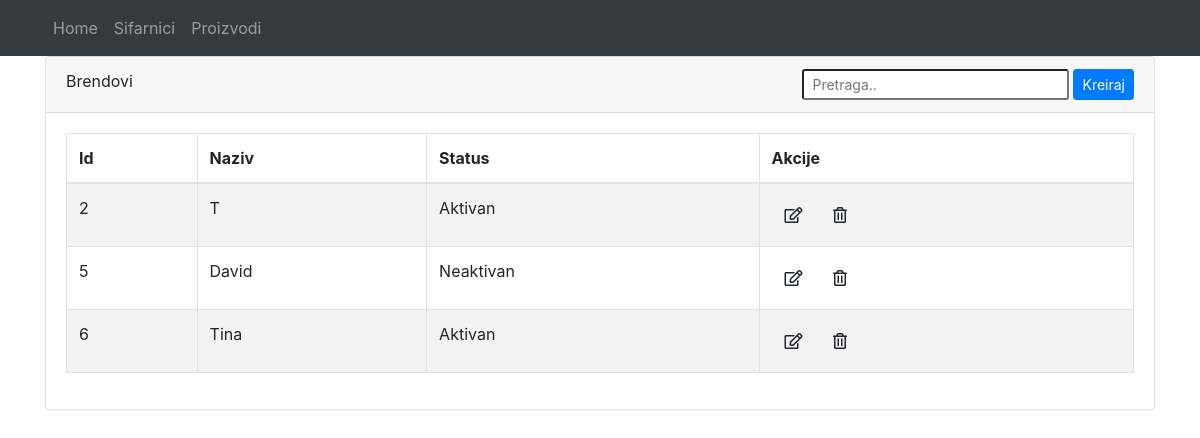
The page /brendovi/br.php on the database as committed earlier.
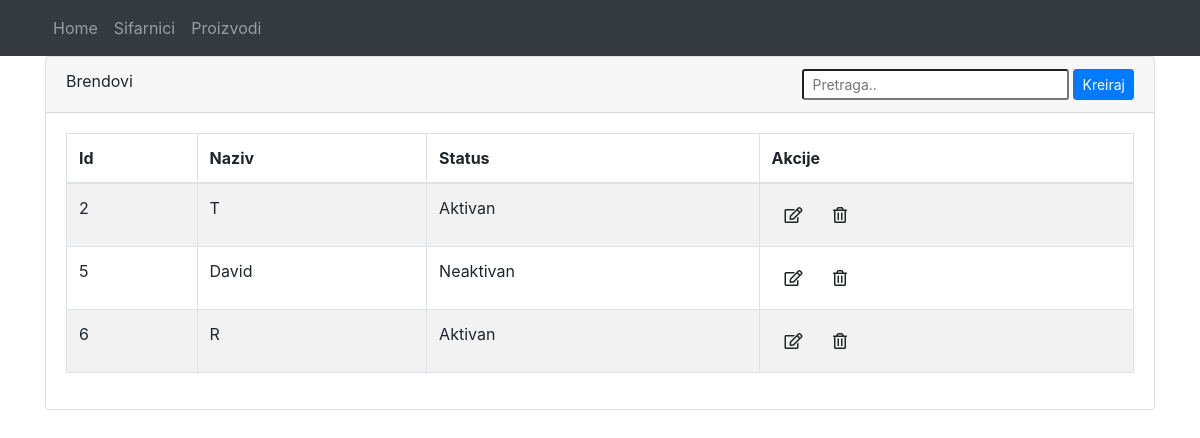
The same page on the database as committed later.
### tables this page shows
CREATE TABLE `brendovi` (
  `id` int(11) NOT NULL,
  `naziv` varchar(250) NOT NULL,
  `status` int(11) NOT NULL
);

### brendovi/br.php (the view, shortened to what this page needs)
<!DOCTYPE html>
<html>
<head>
	<link rel="stylesheet" type="text/css" href="../css/style.css">
	<link rel="stylesheet" type="text/css" href="../css/brendovi.css">
	<link rel="stylesheet" type="text/css" href="../css/all.min.css">
	<link rel="stylesheet" type="text/css" href="../css/bootstrap.min.css">
</head>
<body>
	<header>
		<nav class="navbar navbar-expand-lg navbar-dark bg-dark">
			<div class="container">
				<div class="collapse navbar-collapse" id="navbarSupportedContent">
				    <ul class="navbar-nav">
				      <li class="nav-item">
				        <a class="nav-link" href="../index.php">Home</a>
				      </li>
				      <li class="nav-item dropdown">
				        <a class="nav-link collapse-toggle" href="#" id="navbarDropdown" role="button" data-toggle="dropdown" aria-haspopup="true" aria-expanded="false">
				          Sifarnici
				        </a>
				      </li>
				       <li class="nav-item">
				        <a class="nav-link" href="../proizvodi/pr.php">Proizvodi</a>
				      </li>
				    </ul>
			  	</div>
			</div>
		</nav>
	</header>
	<?php require_once '../db/actionbr.php'; ?>
	<div class="container">
		<?php
			$mysqli = new mysqli('localhost', 'root', '', 'crud') or die(mysqli_error($mysqli));
			$result = $mysqli->query("SELECT * FROM brendovi");
		?>
		<div class="card">
		 <div class="card-header">Brendovi
	    	<th>
	    		<a href="nbr.php" class="btn btn-primary btn-sm float-right">Kreiraj</a>
	    		<input class="form-control-sm mr-1 col-sm-3 float-right" id="search" type="text" placeholder="Pretraga.." aria-label="Search">
	    	</th>
		</div>
		    <div class="card-body">
				<table class="table table-bordered table-striped" id="table">
					<thead>
						<tr>
							<th>Id</th>
							<th>Naziv</th>
							<th>Status</th>
							<th>Akcije</th>
						</tr>
					</thead>
					<?php
					while ($row = $result->fetch_assoc()):
					?>
						<tr>
							<td><?php echo $row['id']; ?></td>
							<td><?php echo $row['naziv']; ?></td>
							<td><?php if ($row['status'] == 1) { echo "Aktivan"; } else {
								echo "Neaktivan";
							} ?>
							</td>
							<td>
								<a href="nbr.php?editid=<?php echo $row['id']; ?>" class="btn">
								<i class="far fa-edit"></i>
								</a>
								<a href="../db/actionbr.php?deleteid=<?php echo $row['id']; ?>" class="btn">
								<i class="far fa-trash-alt"></i>
								</a>
							</td>
						</tr>
					<?php endwhile; ?>
				</table>
			</div>
		</div>
	</div>
<?php include '../templates/footer.php'; ?>

Rows that differ between the two databases and show on the page:
changed brendovi id 6: naziv "Tina" → "R"
